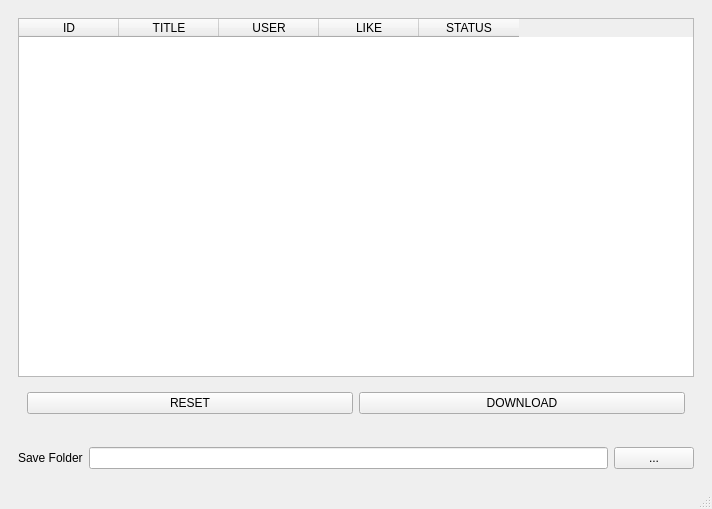
<?xml version="1.0" encoding="UTF-8"?>
<ui version="4.0">
 <class>MainWindow</class>
 <widget class="QMainWindow" name="MainWindow">
  <property name="geometry">
   <rect>
    <x>0</x>
    <y>0</y>
    <width>712</width>
    <height>509</height>
   </rect>
  </property>
  <property name="windowTitle">
   <string>Xiaohongshu Video Downloader</string>
  </property>
  <property name="windowIcon">
   <iconset resource="icon.qrc">
    <normaloff>:/icon.ico</normaloff>:/icon.ico</iconset>
  </property>
  <widget class="QWidget" name="centralwidget">
   <layout class="QGridLayout" name="gridLayout">
    <item row="1" column="0" colspan="2">
     <widget class="QWidget" name="widget_2" native="true">
      <layout class="QVBoxLayout" name="verticalLayout">
       <item>
        <widget class="QTableWidget" name="tableWidget">
         <column>
          <property name="text">
           <string>ID</string>
          </property>
         </column>
         <column>
          <property name="text">
           <string>TITLE</string>
          </property>
         </column>
         <column>
          <property name="text">
           <string>USER</string>
          </property>
         </column>
         <column>
          <property name="text">
           <string>LIKE</string>
          </property>
         </column>
         <column>
          <property name="text">
           <string>STATUS</string>
          </property>
         </column>
        </widget>
       </item>
       <item>
        <widget class="QWidget" name="widget_3" native="true">
         <layout class="QHBoxLayout" name="horizontalLayout_2">
          <item>
           <widget class="QPushButton" name="pushButton_3">
            <property name="text">
             <string>RESET</string>
            </property>
           </widget>
          </item>
          <item>
           <widget class="QPushButton" name="pushButton_2">
            <property name="text">
             <string>DOWNLOAD</string>
            </property>
           </widget>
          </item>
         </layout>
        </widget>
       </item>
      </layout>
     </widget>
    </item>
    <item row="2" column="0" colspan="2">
     <widget class="QWidget" name="widget_4" native="true">
      <layout class="QHBoxLayout" name="horizontalLayout_3">
       <item>
        <widget class="QLabel" name="label_3">
         <property name="text">
          <string>Save Folder</string>
         </property>
        </widget>
       </item>
       <item>
        <widget class="QLineEdit" name="lineEdit_3"/>
       </item>
       <item>
        <widget class="QPushButton" name="pushButton">
         <property name="text">
          <string>...</string>
         </property>
        </widget>
       </item>
      </layout>
     </widget>
    </item>
   </layout>
  </widget>
  <widget class="QMenuBar" name="menubar">
   <property name="geometry">
    <rect>
     <x>0</x>
     <y>0</y>
     <width>712</width>
     <height>21</height>
    </rect>
   </property>
  </widget>
  <widget class="QStatusBar" name="statusbar"/>
 </widget>
 <resources>
  <include location="icon.qrc"/>
 </resources>
 <connections/>
</ui>
